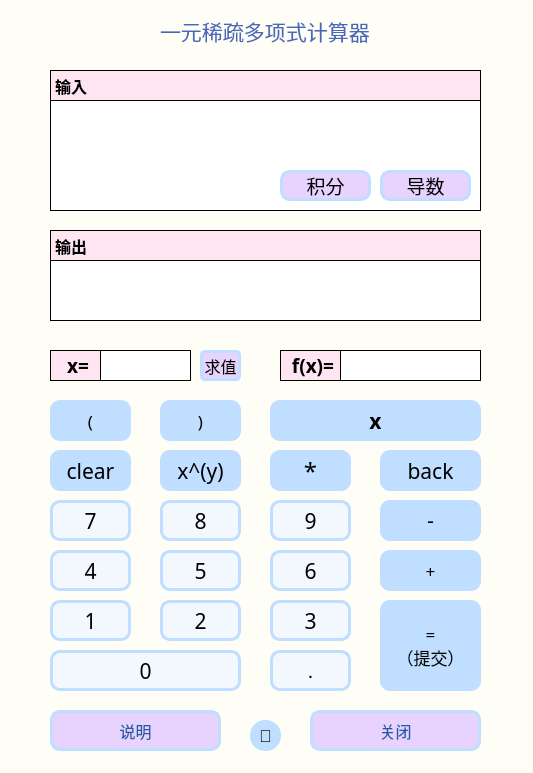
<?xml version="1.0" encoding="UTF-8"?>
<ui version="4.0">
 <class>Widget</class>
 <widget class="QWidget" name="Widget">
  <property name="geometry">
   <rect>
    <x>0</x>
    <y>0</y>
    <width>533</width>
    <height>773</height>
   </rect>
  </property>
  <property name="font">
   <font>
    <family>Microsoft YaHei UI</family>
    <pointsize>13</pointsize>
   </font>
  </property>
  <property name="windowTitle">
   <string>calculator</string>
  </property>
  <property name="windowIcon">
   <iconset resource="image.qrc">
    <normaloff>:/icon/favicon.ico</normaloff>:/icon/favicon.ico</iconset>
  </property>
  <property name="styleSheet">
   <string notr="true">background-color:rgb(255, 254, 246)</string>
  </property>
  <widget class="QTextEdit" name="inputbox">
   <property name="geometry">
    <rect>
     <x>50</x>
     <y>100</y>
     <width>431</width>
     <height>111</height>
    </rect>
   </property>
   <property name="font">
    <font>
     <family>Microsoft JhengHei UI</family>
     <pointsize>11</pointsize>
    </font>
   </property>
   <property name="styleSheet">
    <string notr="true">background-color:rgb(255, 255, 255);
</string>
   </property>
   <property name="frameShape">
    <enum>QFrame::Box</enum>
   </property>
   <property name="frameShadow">
    <enum>QFrame::Plain</enum>
   </property>
   <property name="lineWidth">
    <number>1</number>
   </property>
   <property name="midLineWidth">
    <number>0</number>
   </property>
  </widget>
  <widget class="QTextBrowser" name="outputbox">
   <property name="enabled">
    <bool>true</bool>
   </property>
   <property name="geometry">
    <rect>
     <x>50</x>
     <y>260</y>
     <width>431</width>
     <height>61</height>
    </rect>
   </property>
   <property name="font">
    <font>
     <family>Microsoft YaHei UI</family>
     <pointsize>11</pointsize>
     <bold>false</bold>
    </font>
   </property>
   <property name="styleSheet">
    <string notr="true">background-color:rgb(255, 255, 255);

</string>
   </property>
   <property name="frameShape">
    <enum>QFrame::Box</enum>
   </property>
   <property name="frameShadow">
    <enum>QFrame::Plain</enum>
   </property>
   <property name="lineWidth">
    <number>1</number>
   </property>
   <property name="midLineWidth">
    <number>0</number>
   </property>
   <property name="readOnly">
    <bool>true</bool>
   </property>
   <property name="html">
    <string>&lt;!DOCTYPE HTML PUBLIC &quot;-//W3C//DTD HTML 4.0//EN&quot; &quot;http://www.w3.org/TR/REC-html40/strict.dtd&quot;&gt;
&lt;html&gt;&lt;head&gt;&lt;meta name=&quot;qrichtext&quot; content=&quot;1&quot; /&gt;&lt;meta charset=&quot;utf-8&quot; /&gt;&lt;style type=&quot;text/css&quot;&gt;
p, li { white-space: pre-wrap; }
hr { height: 1px; border-width: 0; }
li.unchecked::marker { content: &quot;\2610&quot;; }
li.checked::marker { content: &quot;\2612&quot;; }
&lt;/style&gt;&lt;/head&gt;&lt;body style=&quot; font-family:'Microsoft YaHei UI'; font-size:11pt; font-weight:400; font-style:normal;&quot;&gt;
&lt;p style=&quot;-qt-paragraph-type:empty; margin-top:0px; margin-bottom:0px; margin-left:0px; margin-right:0px; -qt-block-indent:0; text-indent:0px;&quot;&gt;&lt;br /&gt;&lt;/p&gt;&lt;/body&gt;&lt;/html&gt;</string>
   </property>
   <property name="textInteractionFlags">
    <set>Qt::TextBrowserInteraction</set>
   </property>
  </widget>
  <widget class="QLabel" name="titleText">
   <property name="geometry">
    <rect>
     <x>160</x>
     <y>10</y>
     <width>211</width>
     <height>41</height>
    </rect>
   </property>
   <property name="font">
    <font>
     <family>华文琥珀</family>
     <pointsize>16</pointsize>
     <bold>false</bold>
    </font>
   </property>
   <property name="styleSheet">
    <string notr="true">color:rgb(73, 104, 186)</string>
   </property>
   <property name="text">
    <string>一元稀疏多项式计算器</string>
   </property>
  </widget>
  <widget class="QLabel" name="outputlabel">
   <property name="geometry">
    <rect>
     <x>50</x>
     <y>230</y>
     <width>431</width>
     <height>31</height>
    </rect>
   </property>
   <property name="font">
    <font>
     <family>黑体</family>
     <pointsize>12</pointsize>
     <bold>true</bold>
    </font>
   </property>
   <property name="styleSheet">
    <string notr="true">color:rgb(0, 0, 0);
background-color:rgb(255, 229, 241);
</string>
   </property>
   <property name="frameShape">
    <enum>QFrame::Box</enum>
   </property>
   <property name="midLineWidth">
    <number>0</number>
   </property>
   <property name="text">
    <string>输出</string>
   </property>
  </widget>
  <widget class="QLabel" name="inputlabel">
   <property name="geometry">
    <rect>
     <x>50</x>
     <y>70</y>
     <width>431</width>
     <height>31</height>
    </rect>
   </property>
   <property name="font">
    <font>
     <family>黑体</family>
     <pointsize>12</pointsize>
     <bold>true</bold>
    </font>
   </property>
   <property name="styleSheet">
    <string notr="true">color:rgb(0, 0, 0);
background-color:rgb(255, 229, 241);
</string>
   </property>
   <property name="frameShape">
    <enum>QFrame::Box</enum>
   </property>
   <property name="text">
    <string>输入</string>
   </property>
  </widget>
  <widget class="QPushButton" name="leftparenthesis">
   <property name="geometry">
    <rect>
     <x>50</x>
     <y>400</y>
     <width>81</width>
     <height>41</height>
    </rect>
   </property>
   <property name="font">
    <font>
     <family>Book Antiqua</family>
     <pointsize>13</pointsize>
    </font>
   </property>
   <property name="styleSheet">
    <string notr="true">#leftparenthesis{
color:rgb(0, 0, 0);
background-color: qlineargradient(spread:pad, x1:1, y1:1, x2:1, y2:1, stop:1 rgba(192, 222, 255, 255));
border-radius:10px;
}
#leftparenthesis:pressed{
color:rgb(0, 0, 0);
background-color: qlineargradient(spread:pad, x1:1, y1:1, x2:1, y2:1, stop:1 rgb(167, 202, 255));
border-radius:10px;
}
</string>
   </property>
   <property name="text">
    <string>(</string>
   </property>
   <property name="checkable">
    <bool>true</bool>
   </property>
   <property name="autoExclusive">
    <bool>true</bool>
   </property>
  </widget>
  <widget class="QPushButton" name="rightparenthesis">
   <property name="geometry">
    <rect>
     <x>160</x>
     <y>400</y>
     <width>81</width>
     <height>41</height>
    </rect>
   </property>
   <property name="font">
    <font>
     <family>Book Antiqua</family>
     <pointsize>13</pointsize>
    </font>
   </property>
   <property name="styleSheet">
    <string notr="true">#rightparenthesis{
color:rgb(0, 0, 0);
background-color: qlineargradient(spread:pad, x1:1, y1:1, x2:1, y2:1, stop:1 rgba(192, 222, 255, 255));
border-radius:10px;
}
#rightparenthesis:pressed{
color:rgb(0, 0, 0);
background-color: qlineargradient(spread:pad, x1:1, y1:1, x2:1, y2:1, stop:1 rgb(167, 202, 255));
border-radius:10px;
}
</string>
   </property>
   <property name="text">
    <string>)</string>
   </property>
   <property name="checkable">
    <bool>true</bool>
   </property>
   <property name="autoExclusive">
    <bool>true</bool>
   </property>
  </widget>
  <widget class="QPushButton" name="parameterbutton">
   <property name="geometry">
    <rect>
     <x>270</x>
     <y>400</y>
     <width>211</width>
     <height>41</height>
    </rect>
   </property>
   <property name="font">
    <font>
     <family>Book Antiqua</family>
     <pointsize>16</pointsize>
     <italic>false</italic>
     <bold>true</bold>
     <strikeout>false</strikeout>
    </font>
   </property>
   <property name="styleSheet">
    <string notr="true">#parameterbutton{
color:rgb(0, 0, 0);
background-color: qlineargradient(spread:pad, x1:1, y1:1, x2:1, y2:1, stop:1 rgba(192, 222, 255, 255));
border-radius:10px;
}
#parameterbutton:pressed{
color:rgb(0, 0, 0);
background-color: qlineargradient(spread:pad, x1:1, y1:1, x2:1, y2:1, stop:1 rgb(167, 202, 255));
border-radius:10px;
}
</string>
   </property>
   <property name="text">
    <string>x</string>
   </property>
   <property name="checkable">
    <bool>true</bool>
   </property>
   <property name="autoExclusive">
    <bool>true</bool>
   </property>
  </widget>
  <widget class="QPushButton" name="clearbutton">
   <property name="geometry">
    <rect>
     <x>50</x>
     <y>450</y>
     <width>81</width>
     <height>41</height>
    </rect>
   </property>
   <property name="font">
    <font>
     <family>Book Antiqua</family>
     <pointsize>16</pointsize>
    </font>
   </property>
   <property name="styleSheet">
    <string notr="true">#clearbutton{
color:rgb(0, 0, 0);
background-color: qlineargradient(spread:pad, x1:1, y1:1, x2:1, y2:1, stop:1 rgba(192, 222, 255, 255));
border-radius:10px;
}
#clearbutton:pressed{
color:rgb(0, 0, 0);
background-color: qlineargradient(spread:pad, x1:1, y1:1, x2:1, y2:1, stop:1 rgb(167, 202, 255));
border-radius:10px;
}
</string>
   </property>
   <property name="text">
    <string>clear</string>
   </property>
   <property name="checkable">
    <bool>true</bool>
   </property>
   <property name="autoExclusive">
    <bool>true</bool>
   </property>
  </widget>
  <widget class="QPushButton" name="powerbutton">
   <property name="geometry">
    <rect>
     <x>160</x>
     <y>450</y>
     <width>81</width>
     <height>41</height>
    </rect>
   </property>
   <property name="font">
    <font>
     <family>Book Antiqua</family>
     <pointsize>16</pointsize>
    </font>
   </property>
   <property name="styleSheet">
    <string notr="true">#powerbutton{
color:rgb(0, 0, 0);
background-color: qlineargradient(spread:pad, x1:1, y1:1, x2:1, y2:1, stop:1 rgba(192, 222, 255, 255));
border-radius:10px;
}
#powerbutton:pressed{
color:rgb(0, 0, 0);
background-color: qlineargradient(spread:pad, x1:1, y1:1, x2:1, y2:1, stop:1 rgb(167, 202, 255));
border-radius:10px;
}
</string>
   </property>
   <property name="text">
    <string>x^(y)</string>
   </property>
   <property name="checkable">
    <bool>true</bool>
   </property>
   <property name="autoExclusive">
    <bool>true</bool>
   </property>
  </widget>
  <widget class="QPushButton" name="productbutton">
   <property name="geometry">
    <rect>
     <x>270</x>
     <y>450</y>
     <width>81</width>
     <height>41</height>
    </rect>
   </property>
   <property name="font">
    <font>
     <family>Book Antiqua</family>
     <pointsize>18</pointsize>
    </font>
   </property>
   <property name="styleSheet">
    <string notr="true">#productbutton{
color:rgb(0, 0, 0);
background-color: qlineargradient(spread:pad, x1:1, y1:1, x2:1, y2:1, stop:1 rgba(192, 222, 255, 255));
border-radius:10px;
}
#productbutton:pressed{
color:rgb(0, 0, 0);
background-color: qlineargradient(spread:pad, x1:1, y1:1, x2:1, y2:1, stop:1 rgb(167, 202, 255));
border-radius:10px;
}
</string>
   </property>
   <property name="text">
    <string>*</string>
   </property>
   <property name="checkable">
    <bool>true</bool>
   </property>
   <property name="autoExclusive">
    <bool>true</bool>
   </property>
  </widget>
  <widget class="QPushButton" name="backbutton">
   <property name="geometry">
    <rect>
     <x>380</x>
     <y>450</y>
     <width>101</width>
     <height>41</height>
    </rect>
   </property>
   <property name="font">
    <font>
     <family>Book Antiqua</family>
     <pointsize>16</pointsize>
    </font>
   </property>
   <property name="styleSheet">
    <string notr="true">#backbutton{
color:rgb(0, 0, 0);
background-color: qlineargradient(spread:pad, x1:1, y1:1, x2:1, y2:1, stop:1 rgba(192, 222, 255, 255));
border-radius:10px;
}
#backbutton:pressed{
color:rgb(0, 0, 0);
background-color: qlineargradient(spread:pad, x1:1, y1:1, x2:1, y2:1, stop:1 rgb(167, 202, 255));
border-radius:10px;
}
</string>
   </property>
   <property name="text">
    <string>back</string>
   </property>
   <property name="checkable">
    <bool>true</bool>
   </property>
   <property name="checked">
    <bool>false</bool>
   </property>
   <property name="autoExclusive">
    <bool>true</bool>
   </property>
  </widget>
  <widget class="QPushButton" name="sevenbutton">
   <property name="geometry">
    <rect>
     <x>50</x>
     <y>500</y>
     <width>81</width>
     <height>41</height>
    </rect>
   </property>
   <property name="font">
    <font>
     <family>Book Antiqua</family>
     <pointsize>16</pointsize>
    </font>
   </property>
   <property name="styleSheet">
    <string notr="true">#sevenbutton{
color:rgb(0,0,0);
background-color: qlineargradient(spread:pad, x1:1, y1:1, x2:1, y2:1, stop:0 rgb(243, 248, 255), stop:1 rgb(243, 248, 255));
border-radius:10px;
border:3px solid rgb(192, 222, 255);
}
#sevenbutton:pressed{
color:rgb(0,0,0);
background-color: qlineargradient(spread:pad, x1:1, y1:1, x2:1, y2:1, stop:0 rgb(224, 236, 255), stop:1 rgb(224, 236, 255));
border-radius:10px;
border:2px solid rgb(192, 222, 255);
}</string>
   </property>
   <property name="text">
    <string>7</string>
   </property>
   <property name="checkable">
    <bool>true</bool>
   </property>
   <property name="autoExclusive">
    <bool>true</bool>
   </property>
  </widget>
  <widget class="QPushButton" name="eightbutton">
   <property name="geometry">
    <rect>
     <x>160</x>
     <y>500</y>
     <width>81</width>
     <height>41</height>
    </rect>
   </property>
   <property name="font">
    <font>
     <family>Book Antiqua</family>
     <pointsize>16</pointsize>
    </font>
   </property>
   <property name="styleSheet">
    <string notr="true">#eightbutton{
color:rgb(0,0,0);
background-color: qlineargradient(spread:pad, x1:1, y1:1, x2:1, y2:1, stop:0 rgb(243, 248, 255), stop:1 rgb(243, 248, 255));
border-radius:10px;
border:3px solid rgb(192, 222, 255);
}
#eightbutton:pressed{
color:rgb(0,0,0);
background-color: qlineargradient(spread:pad, x1:1, y1:1, x2:1, y2:1, stop:0 rgb(224, 236, 255), stop:1 rgb(224, 236, 255));
border-radius:10px;
border:3px solid rgb(192, 222, 255);
}</string>
   </property>
   <property name="text">
    <string>8</string>
   </property>
   <property name="checkable">
    <bool>true</bool>
   </property>
   <property name="autoExclusive">
    <bool>true</bool>
   </property>
  </widget>
  <widget class="QPushButton" name="ninebutton">
   <property name="geometry">
    <rect>
     <x>270</x>
     <y>500</y>
     <width>81</width>
     <height>41</height>
    </rect>
   </property>
   <property name="font">
    <font>
     <family>Book Antiqua</family>
     <pointsize>16</pointsize>
    </font>
   </property>
   <property name="styleSheet">
    <string notr="true">#ninebutton{
color:rgb(0,0,0);
background-color: qlineargradient(spread:pad, x1:1, y1:1, x2:1, y2:1, stop:0 rgb(243, 248, 255), stop:1 rgb(243, 248, 255));
border-radius:10px;
border:3px solid rgb(192, 222, 255);
}
#ninebutton:pressed{
color:rgb(0,0,0);
background-color: qlineargradient(spread:pad, x1:1, y1:1, x2:1, y2:1, stop:0 rgb(224, 236, 255), stop:1 rgb(224, 236, 255));
border-radius:10px;
border:3px solid rgb(192, 222, 255);
}</string>
   </property>
   <property name="text">
    <string>9</string>
   </property>
   <property name="checkable">
    <bool>true</bool>
   </property>
   <property name="autoExclusive">
    <bool>true</bool>
   </property>
  </widget>
  <widget class="QPushButton" name="fourbutton">
   <property name="geometry">
    <rect>
     <x>50</x>
     <y>550</y>
     <width>81</width>
     <height>41</height>
    </rect>
   </property>
   <property name="font">
    <font>
     <family>Book Antiqua</family>
     <pointsize>16</pointsize>
    </font>
   </property>
   <property name="styleSheet">
    <string notr="true">#fourbutton{
color:rgb(0,0,0);
background-color: qlineargradient(spread:pad, x1:1, y1:1, x2:1, y2:1, stop:0 rgb(243, 248, 255), stop:1 rgb(243, 248, 255));
border-radius:10px;
border:3px solid rgb(192, 222, 255);
}
#fourbutton:pressed{
color:rgb(0,0,0);
background-color: qlineargradient(spread:pad, x1:1, y1:1, x2:1, y2:1, stop:0 rgb(224, 236, 255), stop:1 rgb(224, 236, 255));
border-radius:10px;
border:3px solid rgb(192, 222, 255);
}</string>
   </property>
   <property name="text">
    <string>4</string>
   </property>
   <property name="checkable">
    <bool>true</bool>
   </property>
   <property name="autoExclusive">
    <bool>true</bool>
   </property>
  </widget>
  <widget class="QPushButton" name="fivebutton">
   <property name="geometry">
    <rect>
     <x>160</x>
     <y>550</y>
     <width>81</width>
     <height>41</height>
    </rect>
   </property>
   <property name="font">
    <font>
     <family>Book Antiqua</family>
     <pointsize>16</pointsize>
    </font>
   </property>
   <property name="styleSheet">
    <string notr="true">#fivebutton{
color:rgb(0,0,0);
background-color: qlineargradient(spread:pad, x1:1, y1:1, x2:1, y2:1, stop:0 rgb(243, 248, 255), stop:1 rgb(243, 248, 255));
border-radius:10px;
border-color: rgb(0, 0, 0);
border:3px solid rgb(192, 222, 255);
}
#fivebutton:pressed{
color:rgb(0,0,0);
background-color: qlineargradient(spread:pad, x1:1, y1:1, x2:1, y2:1, stop:0 rgb(224, 236, 255), stop:1 rgb(224, 236, 255));
border-radius:10px;
border-color: rgb(0, 0, 0);
border:3px solid rgb(192, 222, 255);
}</string>
   </property>
   <property name="text">
    <string>5</string>
   </property>
   <property name="checkable">
    <bool>true</bool>
   </property>
   <property name="autoExclusive">
    <bool>true</bool>
   </property>
  </widget>
  <widget class="QPushButton" name="sixbutton">
   <property name="geometry">
    <rect>
     <x>270</x>
     <y>550</y>
     <width>81</width>
     <height>41</height>
    </rect>
   </property>
   <property name="font">
    <font>
     <family>Book Antiqua</family>
     <pointsize>16</pointsize>
    </font>
   </property>
   <property name="styleSheet">
    <string notr="true">#sixbutton{
color:rgb(0,0,0);
background-color: qlineargradient(spread:pad, x1:1, y1:1, x2:1, y2:1, stop:0 rgb(243, 248, 255), stop:1 rgb(243, 248, 255));
border-radius:10px;
border:3px solid rgb(192, 222, 255);
}
#sixbutton:pressed{
color:rgb(0,0,0);
background-color: qlineargradient(spread:pad, x1:1, y1:1, x2:1, y2:1, stop:0 rgb(224, 236, 255), stop:1 rgb(224, 236, 255));
border-radius:10px;
border:3px solid rgb(192, 222, 255);
}</string>
   </property>
   <property name="text">
    <string>6</string>
   </property>
   <property name="checkable">
    <bool>true</bool>
   </property>
   <property name="autoExclusive">
    <bool>true</bool>
   </property>
  </widget>
  <widget class="QPushButton" name="onebutton">
   <property name="geometry">
    <rect>
     <x>50</x>
     <y>600</y>
     <width>81</width>
     <height>41</height>
    </rect>
   </property>
   <property name="font">
    <font>
     <family>Book Antiqua</family>
     <pointsize>16</pointsize>
    </font>
   </property>
   <property name="styleSheet">
    <string notr="true">#onebutton{
color:rgb(0,0,0);
background-color: qlineargradient(spread:pad, x1:1, y1:1, x2:1, y2:1, stop:0 rgb(243, 248, 255), stop:1 rgb(243, 248, 255));
border-radius:10px;
border:3px solid rgb(192, 222, 255);
}
#onebutton:pressed{
color:rgb(0,0,0);
background-color: qlineargradient(spread:pad, x1:1, y1:1, x2:1, y2:1, stop:0 rgb(224, 236, 255), stop:1 rgb(224, 236, 255));
border-radius:10px;
border:3px solid rgb(192, 222, 255);
}</string>
   </property>
   <property name="text">
    <string>1</string>
   </property>
   <property name="checkable">
    <bool>true</bool>
   </property>
   <property name="autoExclusive">
    <bool>true</bool>
   </property>
  </widget>
  <widget class="QPushButton" name="twobutton">
   <property name="geometry">
    <rect>
     <x>160</x>
     <y>600</y>
     <width>81</width>
     <height>41</height>
    </rect>
   </property>
   <property name="font">
    <font>
     <family>Book Antiqua</family>
     <pointsize>16</pointsize>
    </font>
   </property>
   <property name="styleSheet">
    <string notr="true">#twobutton{
color:rgb(0,0,0);
background-color: qlineargradient(spread:pad, x1:1, y1:1, x2:1, y2:1, stop:0 rgb(243, 248, 255), stop:1 rgb(243, 248, 255));
border-radius:10px;
border:3px solid rgb(192, 222, 255);
}
#twobutton:pressed{
color:rgb(0,0,0);
background-color: qlineargradient(spread:pad, x1:1, y1:1, x2:1, y2:1, stop:0 rgb(224, 236, 255), stop:1 rgb(224, 236, 255));
border-radius:10px;
border:3px solid rgb(192, 222, 255);
}</string>
   </property>
   <property name="text">
    <string>2</string>
   </property>
   <property name="checkable">
    <bool>true</bool>
   </property>
   <property name="autoExclusive">
    <bool>true</bool>
   </property>
  </widget>
  <widget class="QPushButton" name="threebutton">
   <property name="geometry">
    <rect>
     <x>270</x>
     <y>600</y>
     <width>81</width>
     <height>41</height>
    </rect>
   </property>
   <property name="font">
    <font>
     <family>Book Antiqua</family>
     <pointsize>16</pointsize>
    </font>
   </property>
   <property name="styleSheet">
    <string notr="true">#threebutton{
color:rgb(0,0,0);
background-color: qlineargradient(spread:pad, x1:1, y1:1, x2:1, y2:1, stop:0 rgb(243, 248, 255), stop:1 rgb(243, 248, 255));
border-radius:10px;
border:3px solid rgb(192, 222, 255);
}
#threebutton:pressed{
color:rgb(0,0,0);
background-color: qlineargradient(spread:pad, x1:1, y1:1, x2:1, y2:1, stop:0 rgb(224, 236, 255), stop:1 rgb(224, 236, 255));
border-radius:10px;
border:3px solid rgb(192, 222, 255);
}</string>
   </property>
   <property name="text">
    <string>3</string>
   </property>
   <property name="checkable">
    <bool>true</bool>
   </property>
   <property name="autoExclusive">
    <bool>true</bool>
   </property>
  </widget>
  <widget class="QPushButton" name="subtractbutton">
   <property name="geometry">
    <rect>
     <x>380</x>
     <y>500</y>
     <width>101</width>
     <height>41</height>
    </rect>
   </property>
   <property name="font">
    <font>
     <family>Microsoft YaHei UI</family>
     <pointsize>16</pointsize>
    </font>
   </property>
   <property name="styleSheet">
    <string notr="true">#subtractbutton{
color:rgb(0, 0, 0);
background-color: qlineargradient(spread:pad, x1:1, y1:1, x2:1, y2:1, stop:1 rgba(192, 222, 255, 255));
border-radius:10px;
}
#subtractbutton:pressed{
color:rgb(0, 0, 0);
background-color: qlineargradient(spread:pad, x1:1, y1:1, x2:1, y2:1, stop:1 rgb(167, 202, 255));
border-radius:10px;
}
</string>
   </property>
   <property name="text">
    <string>-</string>
   </property>
   <property name="checkable">
    <bool>true</bool>
   </property>
   <property name="autoExclusive">
    <bool>true</bool>
   </property>
  </widget>
  <widget class="QPushButton" name="addbutton">
   <property name="geometry">
    <rect>
     <x>380</x>
     <y>550</y>
     <width>101</width>
     <height>41</height>
    </rect>
   </property>
   <property name="font">
    <font>
     <family>Book Antiqua</family>
     <pointsize>13</pointsize>
    </font>
   </property>
   <property name="styleSheet">
    <string notr="true">#addbutton{
color:rgb(0, 0, 0);
background-color: qlineargradient(spread:pad, x1:1, y1:1, x2:1, y2:1, stop:1 rgba(192, 222, 255, 255));
border-radius:10px;
}
#addbutton:pressed{
color:rgb(0, 0, 0);
background-color: qlineargradient(spread:pad, x1:1, y1:1, x2:1, y2:1, stop:1 rgb(167, 202, 255));
border-radius:10px;
}
</string>
   </property>
   <property name="text">
    <string>+</string>
   </property>
   <property name="shortcut">
    <string>Return</string>
   </property>
   <property name="checkable">
    <bool>true</bool>
   </property>
   <property name="autoExclusive">
    <bool>true</bool>
   </property>
  </widget>
  <widget class="QPushButton" name="zerobutton">
   <property name="geometry">
    <rect>
     <x>50</x>
     <y>650</y>
     <width>191</width>
     <height>41</height>
    </rect>
   </property>
   <property name="font">
    <font>
     <family>Book Antiqua</family>
     <pointsize>16</pointsize>
    </font>
   </property>
   <property name="styleSheet">
    <string notr="true">#zerobutton{
color:rgb(0,0,0);
background-color: qlineargradient(spread:pad, x1:1, y1:1, x2:1, y2:1, stop:0 rgb(243, 248, 255), stop:1 rgb(243, 248, 255));
border-radius:10px;
border:3px solid rgb(192, 222, 255);
}
#zerobutton:pressed{
color:rgb(0,0,0);
background-color: qlineargradient(spread:pad, x1:1, y1:1, x2:1, y2:1, stop:0 rgb(224, 236, 255), stop:1 rgb(224, 236, 255));
border-radius:10px;
border:3px solid rgb(192, 222, 255);
}</string>
   </property>
   <property name="text">
    <string>0</string>
   </property>
   <property name="checkable">
    <bool>true</bool>
   </property>
   <property name="autoExclusive">
    <bool>true</bool>
   </property>
  </widget>
  <widget class="QPushButton" name="dotbutton">
   <property name="geometry">
    <rect>
     <x>270</x>
     <y>650</y>
     <width>81</width>
     <height>41</height>
    </rect>
   </property>
   <property name="font">
    <font>
     <family>Microsoft YaHei UI</family>
     <pointsize>16</pointsize>
    </font>
   </property>
   <property name="styleSheet">
    <string notr="true">#dotbutton{
color:rgb(0,0,0);
background-color: qlineargradient(spread:pad, x1:1, y1:1, x2:1, y2:1, stop:0 rgb(243, 248, 255), stop:1 rgb(243, 248, 255));
border-radius:10px;
border:3px solid rgb(192, 222, 255);
}
#dotbutton:pressed{
color:rgb(0,0,0);
background-color: qlineargradient(spread:pad, x1:1, y1:1, x2:1, y2:1, stop:0 rgb(224, 236, 255), stop:1 rgb(224, 236, 255));
border-radius:10px;
border:3px solid rgb(192, 222, 255);
}</string>
   </property>
   <property name="text">
    <string>.</string>
   </property>
   <property name="checkable">
    <bool>true</bool>
   </property>
   <property name="autoExclusive">
    <bool>true</bool>
   </property>
  </widget>
  <widget class="QPushButton" name="equalbutton">
   <property name="geometry">
    <rect>
     <x>380</x>
     <y>600</y>
     <width>101</width>
     <height>91</height>
    </rect>
   </property>
   <property name="font">
    <font>
     <family>黑体</family>
     <pointsize>13</pointsize>
    </font>
   </property>
   <property name="styleSheet">
    <string notr="true">#equalbutton{
color:rgb(0, 0, 0);
background-color: qlineargradient(spread:pad, x1:1, y1:1, x2:1, y2:1, stop:1 rgba(192, 222, 255, 255));
border-radius:10px;
}
#equalbutton:pressed{
color:rgb(0, 0, 0);
background-color: qlineargradient(spread:pad, x1:1, y1:1, x2:1, y2:1, stop:1 rgb(167, 202, 255));
border-radius:10px;
}
</string>
   </property>
   <property name="text">
    <string>=
（提交）</string>
   </property>
   <property name="checkable">
    <bool>true</bool>
   </property>
   <property name="autoExclusive">
    <bool>true</bool>
   </property>
  </widget>
  <widget class="QPushButton" name="introductionbutton">
   <property name="geometry">
    <rect>
     <x>50</x>
     <y>710</y>
     <width>171</width>
     <height>41</height>
    </rect>
   </property>
   <property name="font">
    <font>
     <family>华文琥珀</family>
     <pointsize>12</pointsize>
    </font>
   </property>
   <property name="styleSheet">
    <string notr="true">#introductionbutton{
color:rgb(30, 91, 165);
background-color: qlineargradient(spread:pad, x1:1, y1:1, x2:1, y2:1, stop:1 rgb(232, 211, 255));
border-radius:10px;
border:3px solid rgb(192, 222, 255);}
#introductionbutton:pressed{
color:rgb(30, 91, 165);
background-color: qlineargradient(spread:pad, x1:1, y1:1, x2:1, y2:1, stop:1 rgb(203, 190, 255));
border-radius:10px;
border:3px solid rgb(192, 222, 255);
}</string>
   </property>
   <property name="text">
    <string>说明</string>
   </property>
   <property name="checkable">
    <bool>true</bool>
   </property>
  </widget>
  <widget class="QPushButton" name="closebutton">
   <property name="geometry">
    <rect>
     <x>310</x>
     <y>710</y>
     <width>171</width>
     <height>41</height>
    </rect>
   </property>
   <property name="font">
    <font>
     <family>华文琥珀</family>
     <pointsize>12</pointsize>
    </font>
   </property>
   <property name="styleSheet">
    <string notr="true">#closebutton{
color:rgb(30, 91, 165);
background-color: qlineargradient(spread:pad, x1:1, y1:1, x2:1, y2:1, stop:1 rgb(232, 211, 255));
border-radius:10px;
border:3px solid rgb(192, 222, 255);}
#closebutton:pressed{
color:rgb(30, 91, 165);
background-color: qlineargradient(spread:pad, x1:1, y1:1, x2:1, y2:1, stop:1 rgb(203, 190, 255));
border-radius:10px;
border:3px solid rgb(192, 222, 255);
}</string>
   </property>
   <property name="text">
    <string>关闭</string>
   </property>
   <property name="checkable">
    <bool>true</bool>
   </property>
  </widget>
  <widget class="QTextEdit" name="xvalueinputbox">
   <property name="geometry">
    <rect>
     <x>100</x>
     <y>350</y>
     <width>91</width>
     <height>31</height>
    </rect>
   </property>
   <property name="font">
    <font>
     <family>Microsoft YaHei UI</family>
     <pointsize>10</pointsize>
    </font>
   </property>
   <property name="styleSheet">
    <string notr="true">background-color:rgb(255, 255, 255);</string>
   </property>
   <property name="frameShape">
    <enum>QFrame::Box</enum>
   </property>
   <property name="frameShadow">
    <enum>QFrame::Plain</enum>
   </property>
  </widget>
  <widget class="QTextBrowser" name="fxoutputbox">
   <property name="geometry">
    <rect>
     <x>340</x>
     <y>350</y>
     <width>141</width>
     <height>31</height>
    </rect>
   </property>
   <property name="font">
    <font>
     <family>Microsoft YaHei UI</family>
     <pointsize>10</pointsize>
    </font>
   </property>
   <property name="styleSheet">
    <string notr="true">background-color:rgb(255, 255, 255);</string>
   </property>
   <property name="frameShape">
    <enum>QFrame::Box</enum>
   </property>
   <property name="frameShadow">
    <enum>QFrame::Plain</enum>
   </property>
  </widget>
  <widget class="QPushButton" name="getvaluebutton">
   <property name="geometry">
    <rect>
     <x>200</x>
     <y>350</y>
     <width>41</width>
     <height>31</height>
    </rect>
   </property>
   <property name="font">
    <font>
     <family>黑体</family>
     <pointsize>12</pointsize>
    </font>
   </property>
   <property name="styleSheet">
    <string notr="true">#getvaluebutton{
color:rgb(0, 0, 0);
background-color: qlineargradient(spread:pad, x1:1, y1:1, x2:1, y2:1, stop:1 rgb(232, 211, 255));
border-radius: 5px;
border:3px solid rgb(192, 222, 255);
}
#getvaluebutton:pressed{
color:rgb(0, 0, 0);
background-color: qlineargradient(spread:pad, x1:1, y1:1, x2:1, y2:1, stop:1 rgb(203, 190, 255));
border-radius: 5px;
border:3px solid rgb(192, 222, 255);
}
</string>
   </property>
   <property name="text">
    <string>求值</string>
   </property>
  </widget>
  <widget class="QLabel" name="xvaluelabel">
   <property name="geometry">
    <rect>
     <x>50</x>
     <y>350</y>
     <width>51</width>
     <height>31</height>
    </rect>
   </property>
   <property name="font">
    <font>
     <family>Book Antiqua</family>
     <pointsize>14</pointsize>
     <bold>true</bold>
    </font>
   </property>
   <property name="styleSheet">
    <string notr="true">color:rgb(0, 0, 0);
background-color:rgb(255, 229, 241);
</string>
   </property>
   <property name="frameShape">
    <enum>QFrame::Box</enum>
   </property>
   <property name="text">
    <string>&lt;html&gt;&lt;head/&gt;&lt;body&gt;&lt;p align=&quot;center&quot;&gt;x=&lt;/p&gt;&lt;/body&gt;&lt;/html&gt;</string>
   </property>
  </widget>
  <widget class="QLabel" name="fxlabel">
   <property name="geometry">
    <rect>
     <x>280</x>
     <y>350</y>
     <width>61</width>
     <height>31</height>
    </rect>
   </property>
   <property name="font">
    <font>
     <family>Book Antiqua</family>
     <pointsize>14</pointsize>
     <bold>true</bold>
    </font>
   </property>
   <property name="styleSheet">
    <string notr="true">color:rgb(0, 0, 0);
background-color:rgb(255, 229, 241);
</string>
   </property>
   <property name="frameShape">
    <enum>QFrame::Box</enum>
   </property>
   <property name="text">
    <string>&lt;html&gt;&lt;head/&gt;&lt;body&gt;&lt;p align=&quot;center&quot;&gt;f(x)=&lt;/p&gt;&lt;/body&gt;&lt;/html&gt;</string>
   </property>
  </widget>
  <widget class="QPushButton" name="derivationbutton">
   <property name="geometry">
    <rect>
     <x>380</x>
     <y>170</y>
     <width>91</width>
     <height>31</height>
    </rect>
   </property>
   <property name="font">
    <font>
     <family>黑体</family>
     <pointsize>14</pointsize>
    </font>
   </property>
   <property name="styleSheet">
    <string notr="true">#derivationbutton{
color:rgb(0, 0, 0);
background-color: qlineargradient(spread:pad, x1:1, y1:1, x2:1, y2:1, stop:1 rgb(232, 211, 255));
border-radius:10px;
border:3px solid rgb(192, 222, 255);
}

#derivationbutton:pressed{
color:rgb(0, 0, 0);
background-color: qlineargradient(spread:pad, x1:1, y1:1, x2:1, y2:1, stop:1 rgb(203, 190, 255));
border-radius:10px;
border:2px solid rgb(192, 222, 255);
}
</string>
   </property>
   <property name="text">
    <string>导数</string>
   </property>
   <property name="checkable">
    <bool>true</bool>
   </property>
   <property name="autoExclusive">
    <bool>false</bool>
   </property>
  </widget>
  <widget class="QPushButton" name="nightmodelbutton">
   <property name="geometry">
    <rect>
     <x>250</x>
     <y>720</y>
     <width>31</width>
     <height>31</height>
    </rect>
   </property>
   <property name="styleSheet">
    <string notr="true">#nightmodelbutton{
background-color: qlineargradient(spread:pad, x1:1, y1:1, x2:1, y2:1, stop:1 rgba(192, 222, 255, 255));
border-radius:15px;
}
#nightmodelbutton:pressed{
background-color: qlineargradient(spread:pad, x1:1, y1:1, x2:1, y2:1, stop:1 rgb(167, 202, 255));
border-radius:15px;
}
</string>
   </property>
   <property name="text">
    <string>🌙</string>
   </property>
  </widget>
  <widget class="QPushButton" name="integralbutton">
   <property name="geometry">
    <rect>
     <x>280</x>
     <y>170</y>
     <width>91</width>
     <height>31</height>
    </rect>
   </property>
   <property name="font">
    <font>
     <family>黑体</family>
     <pointsize>14</pointsize>
    </font>
   </property>
   <property name="styleSheet">
    <string notr="true">#integralbutton{
color:rgb(0, 0, 0);
background-color: qlineargradient(spread:pad, x1:1, y1:1, x2:1, y2:1, stop:1 rgb(232, 211, 255));
border-radius:10px;
border:3px solid rgb(192, 222, 255);
}

#integralbutton:pressed{
color:rgb(0, 0, 0);
background-color: qlineargradient(spread:pad, x1:1, y1:1, x2:1, y2:1, stop:1 rgb(203, 190, 255));
border-radius:10px;
border:2px solid rgb(192, 222, 255);
}
</string>
   </property>
   <property name="text">
    <string>积分</string>
   </property>
   <property name="checkable">
    <bool>true</bool>
   </property>
   <property name="autoExclusive">
    <bool>false</bool>
   </property>
  </widget>
 </widget>
 <resources>
  <include location="image.qrc"/>
 </resources>
 <connections/>
</ui>
